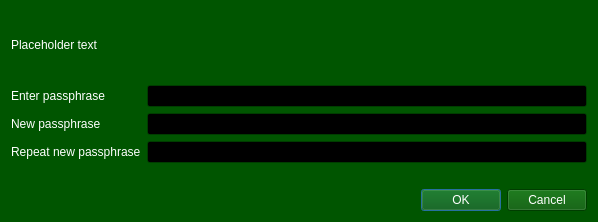
<?xml version="1.0" encoding="UTF-8"?>
<ui version="4.0">
 <class>AskPassphraseDialog</class>
 <widget class="QDialog" name="AskPassphraseDialog">
  <property name="geometry">
   <rect>
    <x>0</x>
    <y>0</y>
    <width>598</width>
    <height>222</height>
   </rect>
  </property>
  <property name="sizePolicy">
   <sizepolicy hsizetype="Preferred" vsizetype="Minimum">
    <horstretch>0</horstretch>
    <verstretch>0</verstretch>
   </sizepolicy>
  </property>
  <property name="minimumSize">
   <size>
    <width>550</width>
    <height>0</height>
   </size>
  </property>
  <property name="palette">
   <palette>
    <active>
     <colorrole role="WindowText">
      <brush brushstyle="SolidPattern">
       <color alpha="255">
        <red>255</red>
        <green>255</green>
        <blue>255</blue>
       </color>
      </brush>
     </colorrole>
     <colorrole role="Button">
      <brush brushstyle="SolidPattern">
       <color alpha="255">
        <red>0</red>
        <green>85</green>
        <blue>0</blue>
       </color>
      </brush>
     </colorrole>
     <colorrole role="Light">
      <brush brushstyle="SolidPattern">
       <color alpha="255">
        <red>0</red>
        <green>127</green>
        <blue>0</blue>
       </color>
      </brush>
     </colorrole>
     <colorrole role="Midlight">
      <brush brushstyle="SolidPattern">
       <color alpha="255">
        <red>0</red>
        <green>106</green>
        <blue>0</blue>
       </color>
      </brush>
     </colorrole>
     <colorrole role="Dark">
      <brush brushstyle="SolidPattern">
       <color alpha="255">
        <red>0</red>
        <green>42</green>
        <blue>0</blue>
       </color>
      </brush>
     </colorrole>
     <colorrole role="Mid">
      <brush brushstyle="SolidPattern">
       <color alpha="255">
        <red>0</red>
        <green>56</green>
        <blue>0</blue>
       </color>
      </brush>
     </colorrole>
     <colorrole role="Text">
      <brush brushstyle="SolidPattern">
       <color alpha="255">
        <red>255</red>
        <green>255</green>
        <blue>255</blue>
       </color>
      </brush>
     </colorrole>
     <colorrole role="BrightText">
      <brush brushstyle="SolidPattern">
       <color alpha="255">
        <red>255</red>
        <green>255</green>
        <blue>255</blue>
       </color>
      </brush>
     </colorrole>
     <colorrole role="ButtonText">
      <brush brushstyle="SolidPattern">
       <color alpha="255">
        <red>255</red>
        <green>255</green>
        <blue>255</blue>
       </color>
      </brush>
     </colorrole>
     <colorrole role="Base">
      <brush brushstyle="SolidPattern">
       <color alpha="255">
        <red>0</red>
        <green>0</green>
        <blue>0</blue>
       </color>
      </brush>
     </colorrole>
     <colorrole role="Window">
      <brush brushstyle="SolidPattern">
       <color alpha="255">
        <red>0</red>
        <green>85</green>
        <blue>0</blue>
       </color>
      </brush>
     </colorrole>
     <colorrole role="Shadow">
      <brush brushstyle="SolidPattern">
       <color alpha="255">
        <red>0</red>
        <green>0</green>
        <blue>0</blue>
       </color>
      </brush>
     </colorrole>
     <colorrole role="AlternateBase">
      <brush brushstyle="SolidPattern">
       <color alpha="255">
        <red>0</red>
        <green>42</green>
        <blue>0</blue>
       </color>
      </brush>
     </colorrole>
     <colorrole role="ToolTipBase">
      <brush brushstyle="SolidPattern">
       <color alpha="255">
        <red>255</red>
        <green>255</green>
        <blue>220</blue>
       </color>
      </brush>
     </colorrole>
     <colorrole role="ToolTipText">
      <brush brushstyle="SolidPattern">
       <color alpha="255">
        <red>0</red>
        <green>0</green>
        <blue>0</blue>
       </color>
      </brush>
     </colorrole>
     <colorrole role="PlaceholderText">
      <brush brushstyle="SolidPattern">
       <color alpha="128">
        <red>255</red>
        <green>255</green>
        <blue>255</blue>
       </color>
      </brush>
     </colorrole>
    </active>
    <inactive>
     <colorrole role="WindowText">
      <brush brushstyle="SolidPattern">
       <color alpha="255">
        <red>255</red>
        <green>255</green>
        <blue>255</blue>
       </color>
      </brush>
     </colorrole>
     <colorrole role="Button">
      <brush brushstyle="SolidPattern">
       <color alpha="255">
        <red>0</red>
        <green>85</green>
        <blue>0</blue>
       </color>
      </brush>
     </colorrole>
     <colorrole role="Light">
      <brush brushstyle="SolidPattern">
       <color alpha="255">
        <red>0</red>
        <green>127</green>
        <blue>0</blue>
       </color>
      </brush>
     </colorrole>
     <colorrole role="Midlight">
      <brush brushstyle="SolidPattern">
       <color alpha="255">
        <red>0</red>
        <green>106</green>
        <blue>0</blue>
       </color>
      </brush>
     </colorrole>
     <colorrole role="Dark">
      <brush brushstyle="SolidPattern">
       <color alpha="255">
        <red>0</red>
        <green>42</green>
        <blue>0</blue>
       </color>
      </brush>
     </colorrole>
     <colorrole role="Mid">
      <brush brushstyle="SolidPattern">
       <color alpha="255">
        <red>0</red>
        <green>56</green>
        <blue>0</blue>
       </color>
      </brush>
     </colorrole>
     <colorrole role="Text">
      <brush brushstyle="SolidPattern">
       <color alpha="255">
        <red>255</red>
        <green>255</green>
        <blue>255</blue>
       </color>
      </brush>
     </colorrole>
     <colorrole role="BrightText">
      <brush brushstyle="SolidPattern">
       <color alpha="255">
        <red>255</red>
        <green>255</green>
        <blue>255</blue>
       </color>
      </brush>
     </colorrole>
     <colorrole role="ButtonText">
      <brush brushstyle="SolidPattern">
       <color alpha="255">
        <red>255</red>
        <green>255</green>
        <blue>255</blue>
       </color>
      </brush>
     </colorrole>
     <colorrole role="Base">
      <brush brushstyle="SolidPattern">
       <color alpha="255">
        <red>0</red>
        <green>0</green>
        <blue>0</blue>
       </color>
      </brush>
     </colorrole>
     <colorrole role="Window">
      <brush brushstyle="SolidPattern">
       <color alpha="255">
        <red>0</red>
        <green>85</green>
        <blue>0</blue>
       </color>
      </brush>
     </colorrole>
     <colorrole role="Shadow">
      <brush brushstyle="SolidPattern">
       <color alpha="255">
        <red>0</red>
        <green>0</green>
        <blue>0</blue>
       </color>
      </brush>
     </colorrole>
     <colorrole role="AlternateBase">
      <brush brushstyle="SolidPattern">
       <color alpha="255">
        <red>0</red>
        <green>42</green>
        <blue>0</blue>
       </color>
      </brush>
     </colorrole>
     <colorrole role="ToolTipBase">
      <brush brushstyle="SolidPattern">
       <color alpha="255">
        <red>255</red>
        <green>255</green>
        <blue>220</blue>
       </color>
      </brush>
     </colorrole>
     <colorrole role="ToolTipText">
      <brush brushstyle="SolidPattern">
       <color alpha="255">
        <red>0</red>
        <green>0</green>
        <blue>0</blue>
       </color>
      </brush>
     </colorrole>
     <colorrole role="PlaceholderText">
      <brush brushstyle="SolidPattern">
       <color alpha="128">
        <red>255</red>
        <green>255</green>
        <blue>255</blue>
       </color>
      </brush>
     </colorrole>
    </inactive>
    <disabled>
     <colorrole role="WindowText">
      <brush brushstyle="SolidPattern">
       <color alpha="255">
        <red>0</red>
        <green>42</green>
        <blue>0</blue>
       </color>
      </brush>
     </colorrole>
     <colorrole role="Button">
      <brush brushstyle="SolidPattern">
       <color alpha="255">
        <red>0</red>
        <green>85</green>
        <blue>0</blue>
       </color>
      </brush>
     </colorrole>
     <colorrole role="Light">
      <brush brushstyle="SolidPattern">
       <color alpha="255">
        <red>0</red>
        <green>127</green>
        <blue>0</blue>
       </color>
      </brush>
     </colorrole>
     <colorrole role="Midlight">
      <brush brushstyle="SolidPattern">
       <color alpha="255">
        <red>0</red>
        <green>106</green>
        <blue>0</blue>
       </color>
      </brush>
     </colorrole>
     <colorrole role="Dark">
      <brush brushstyle="SolidPattern">
       <color alpha="255">
        <red>0</red>
        <green>42</green>
        <blue>0</blue>
       </color>
      </brush>
     </colorrole>
     <colorrole role="Mid">
      <brush brushstyle="SolidPattern">
       <color alpha="255">
        <red>0</red>
        <green>56</green>
        <blue>0</blue>
       </color>
      </brush>
     </colorrole>
     <colorrole role="Text">
      <brush brushstyle="SolidPattern">
       <color alpha="255">
        <red>0</red>
        <green>42</green>
        <blue>0</blue>
       </color>
      </brush>
     </colorrole>
     <colorrole role="BrightText">
      <brush brushstyle="SolidPattern">
       <color alpha="255">
        <red>255</red>
        <green>255</green>
        <blue>255</blue>
       </color>
      </brush>
     </colorrole>
     <colorrole role="ButtonText">
      <brush brushstyle="SolidPattern">
       <color alpha="255">
        <red>0</red>
        <green>42</green>
        <blue>0</blue>
       </color>
      </brush>
     </colorrole>
     <colorrole role="Base">
      <brush brushstyle="SolidPattern">
       <color alpha="255">
        <red>0</red>
        <green>85</green>
        <blue>0</blue>
       </color>
      </brush>
     </colorrole>
     <colorrole role="Window">
      <brush brushstyle="SolidPattern">
       <color alpha="255">
        <red>0</red>
        <green>85</green>
        <blue>0</blue>
       </color>
      </brush>
     </colorrole>
     <colorrole role="Shadow">
      <brush brushstyle="SolidPattern">
       <color alpha="255">
        <red>0</red>
        <green>0</green>
        <blue>0</blue>
       </color>
      </brush>
     </colorrole>
     <colorrole role="AlternateBase">
      <brush brushstyle="SolidPattern">
       <color alpha="255">
        <red>0</red>
        <green>85</green>
        <blue>0</blue>
       </color>
      </brush>
     </colorrole>
     <colorrole role="ToolTipBase">
      <brush brushstyle="SolidPattern">
       <color alpha="255">
        <red>255</red>
        <green>255</green>
        <blue>220</blue>
       </color>
      </brush>
     </colorrole>
     <colorrole role="ToolTipText">
      <brush brushstyle="SolidPattern">
       <color alpha="255">
        <red>0</red>
        <green>0</green>
        <blue>0</blue>
       </color>
      </brush>
     </colorrole>
     <colorrole role="PlaceholderText">
      <brush brushstyle="SolidPattern">
       <color alpha="128">
        <red>255</red>
        <green>255</green>
        <blue>255</blue>
       </color>
      </brush>
     </colorrole>
    </disabled>
   </palette>
  </property>
  <property name="windowTitle">
   <string>Passphrase Dialog</string>
  </property>
  <layout class="QVBoxLayout" name="verticalLayout">
   <property name="sizeConstraint">
    <enum>QLayout::SetMinimumSize</enum>
   </property>
   <item>
    <widget class="QLabel" name="warningLabel">
     <property name="text">
      <string notr="true">Placeholder text</string>
     </property>
     <property name="textFormat">
      <enum>Qt::RichText</enum>
     </property>
     <property name="wordWrap">
      <bool>true</bool>
     </property>
    </widget>
   </item>
   <item>
    <layout class="QFormLayout" name="formLayout">
     <property name="sizeConstraint">
      <enum>QLayout::SetMinimumSize</enum>
     </property>
     <property name="fieldGrowthPolicy">
      <enum>QFormLayout::AllNonFixedFieldsGrow</enum>
     </property>
     <item row="0" column="0">
      <widget class="QLabel" name="passLabel1">
       <property name="text">
        <string>Enter passphrase</string>
       </property>
      </widget>
     </item>
     <item row="0" column="1">
      <widget class="QLineEdit" name="passEdit1">
       <property name="echoMode">
        <enum>QLineEdit::Password</enum>
       </property>
      </widget>
     </item>
     <item row="1" column="0">
      <widget class="QLabel" name="passLabel2">
       <property name="text">
        <string>New passphrase</string>
       </property>
      </widget>
     </item>
     <item row="1" column="1">
      <widget class="QLineEdit" name="passEdit2">
       <property name="echoMode">
        <enum>QLineEdit::Password</enum>
       </property>
      </widget>
     </item>
     <item row="2" column="0">
      <widget class="QLabel" name="passLabel3">
       <property name="text">
        <string>Repeat new passphrase</string>
       </property>
      </widget>
     </item>
     <item row="2" column="1">
      <widget class="QLineEdit" name="passEdit3">
       <property name="echoMode">
        <enum>QLineEdit::Password</enum>
       </property>
      </widget>
     </item>
     <item row="3" column="1">
      <widget class="QLabel" name="capsLabel">
       <property name="font">
        <font>
         <weight>75</weight>
         <bold>true</bold>
        </font>
       </property>
       <property name="text">
        <string/>
       </property>
       <property name="alignment">
        <set>Qt::AlignCenter</set>
       </property>
      </widget>
     </item>
    </layout>
   </item>
   <item>
    <widget class="QDialogButtonBox" name="buttonBox">
     <property name="orientation">
      <enum>Qt::Horizontal</enum>
     </property>
     <property name="standardButtons">
      <set>QDialogButtonBox::Cancel|QDialogButtonBox::Ok</set>
     </property>
    </widget>
   </item>
  </layout>
 </widget>
 <resources/>
 <connections>
  <connection>
   <sender>buttonBox</sender>
   <signal>accepted()</signal>
   <receiver>AskPassphraseDialog</receiver>
   <slot>accept()</slot>
   <hints>
    <hint type="sourcelabel">
     <x>20</x>
     <y>20</y>
    </hint>
    <hint type="destinationlabel">
     <x>20</x>
     <y>20</y>
    </hint>
   </hints>
  </connection>
  <connection>
   <sender>buttonBox</sender>
   <signal>rejected()</signal>
   <receiver>AskPassphraseDialog</receiver>
   <slot>reject()</slot>
   <hints>
    <hint type="sourcelabel">
     <x>20</x>
     <y>20</y>
    </hint>
    <hint type="destinationlabel">
     <x>20</x>
     <y>20</y>
    </hint>
   </hints>
  </connection>
 </connections>
</ui>
